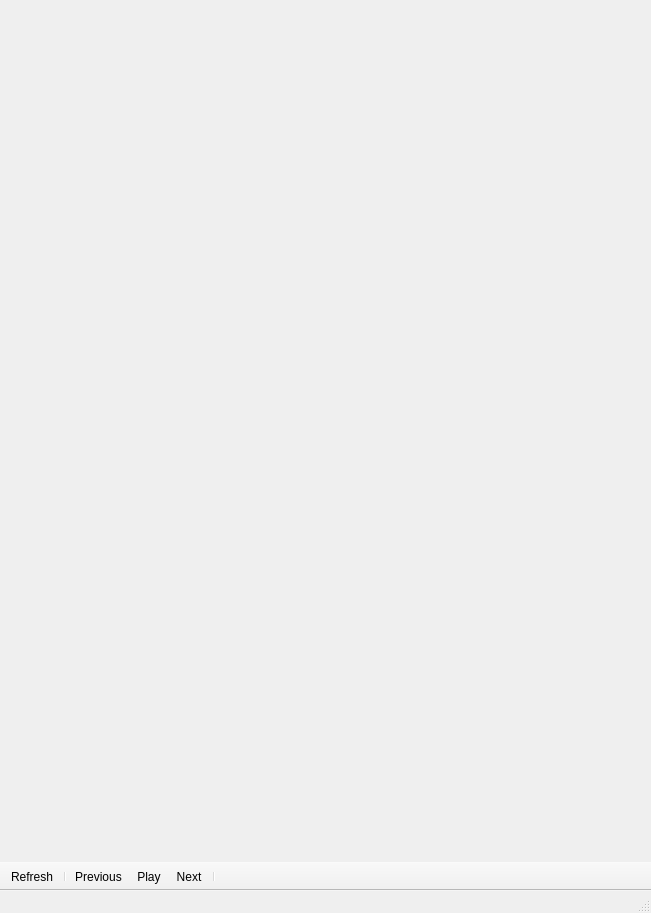
<?xml version="1.0" encoding="UTF-8"?>
<ui version="4.0">
 <class>MainWindow</class>
 <widget class="QMainWindow" name="MainWindow">
  <property name="geometry">
   <rect>
    <x>0</x>
    <y>0</y>
    <width>651</width>
    <height>913</height>
   </rect>
  </property>
  <property name="windowTitle">
   <string>MainWindow</string>
  </property>
  <property name="layoutDirection">
   <enum>Qt::LeftToRight</enum>
  </property>
  <widget class="QWidget" name="centralWidget"/>
  <widget class="QToolBar" name="mainToolBar">
   <property name="movable">
    <bool>false</bool>
   </property>
   <property name="floatable">
    <bool>false</bool>
   </property>
   <attribute name="toolBarArea">
    <enum>BottomToolBarArea</enum>
   </attribute>
   <attribute name="toolBarBreak">
    <bool>false</bool>
   </attribute>
   <addaction name="actionRefresh"/>
   <addaction name="separator"/>
   <addaction name="actionPrevious"/>
   <addaction name="actionPlay"/>
   <addaction name="actionNext"/>
   <addaction name="separator"/>
  </widget>
  <widget class="QStatusBar" name="statusBar"/>
  <action name="actionPlay">
   <property name="icon">
    <iconset resource="resources.qrc">
     <normaloff>:/icons/play.png</normaloff>:/icons/play.png</iconset>
   </property>
   <property name="text">
    <string>Play</string>
   </property>
   <property name="shortcut">
    <string>Space</string>
   </property>
  </action>
  <action name="actionRefresh">
   <property name="icon">
    <iconset resource="resources.qrc">
     <normaloff>:/icons/refresh.png</normaloff>:/icons/refresh.png</iconset>
   </property>
   <property name="text">
    <string>Refresh</string>
   </property>
   <property name="shortcut">
    <string>R</string>
   </property>
  </action>
  <action name="actionPrevious">
   <property name="icon">
    <iconset resource="resources.qrc">
     <normaloff>:/icons/left-arrow.png</normaloff>:/icons/left-arrow.png</iconset>
   </property>
   <property name="text">
    <string>Previous</string>
   </property>
   <property name="shortcut">
    <string>Left</string>
   </property>
  </action>
  <action name="actionNext">
   <property name="icon">
    <iconset resource="resources.qrc">
     <normaloff>:/icons/right-arrow.png</normaloff>:/icons/right-arrow.png</iconset>
   </property>
   <property name="text">
    <string>Next</string>
   </property>
   <property name="shortcut">
    <string>Right</string>
   </property>
  </action>
 </widget>
 <layoutdefault spacing="6" margin="11"/>
 <resources>
  <include location="resources.qrc"/>
 </resources>
 <connections/>
</ui>
